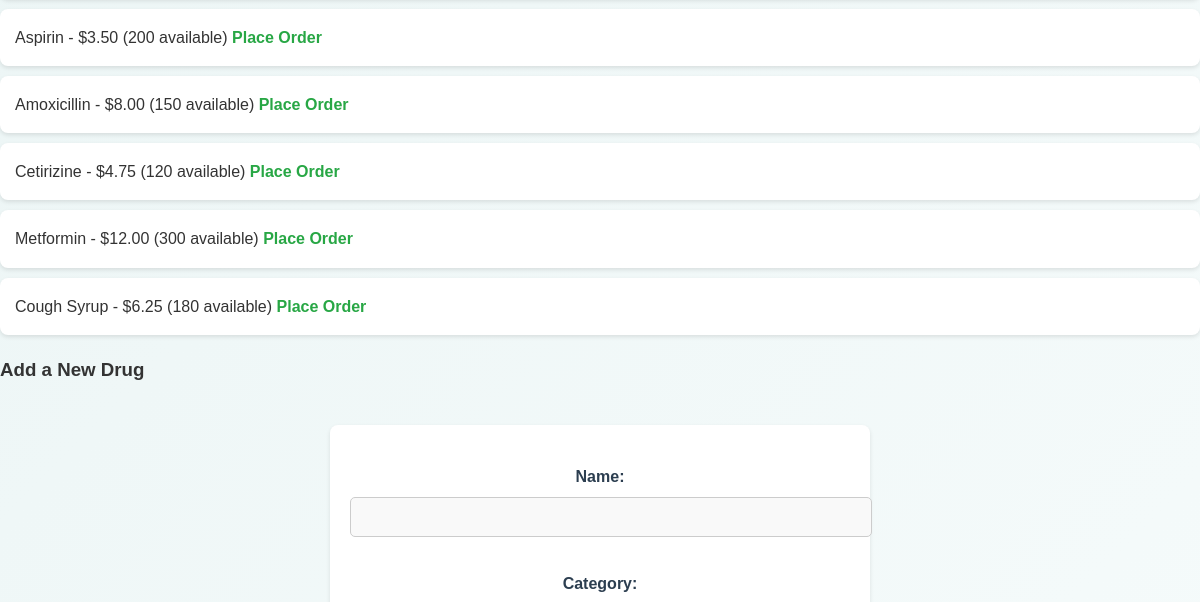
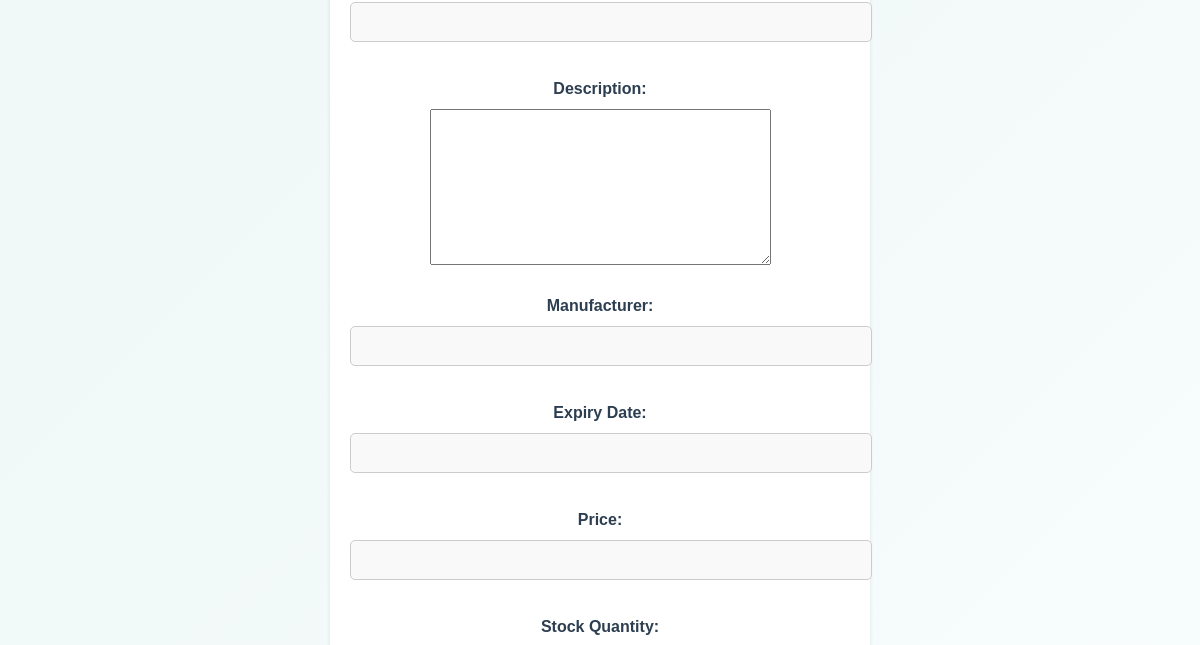
The app's page /drugs/ (middle part), older data (2 pictures, top to bottom).
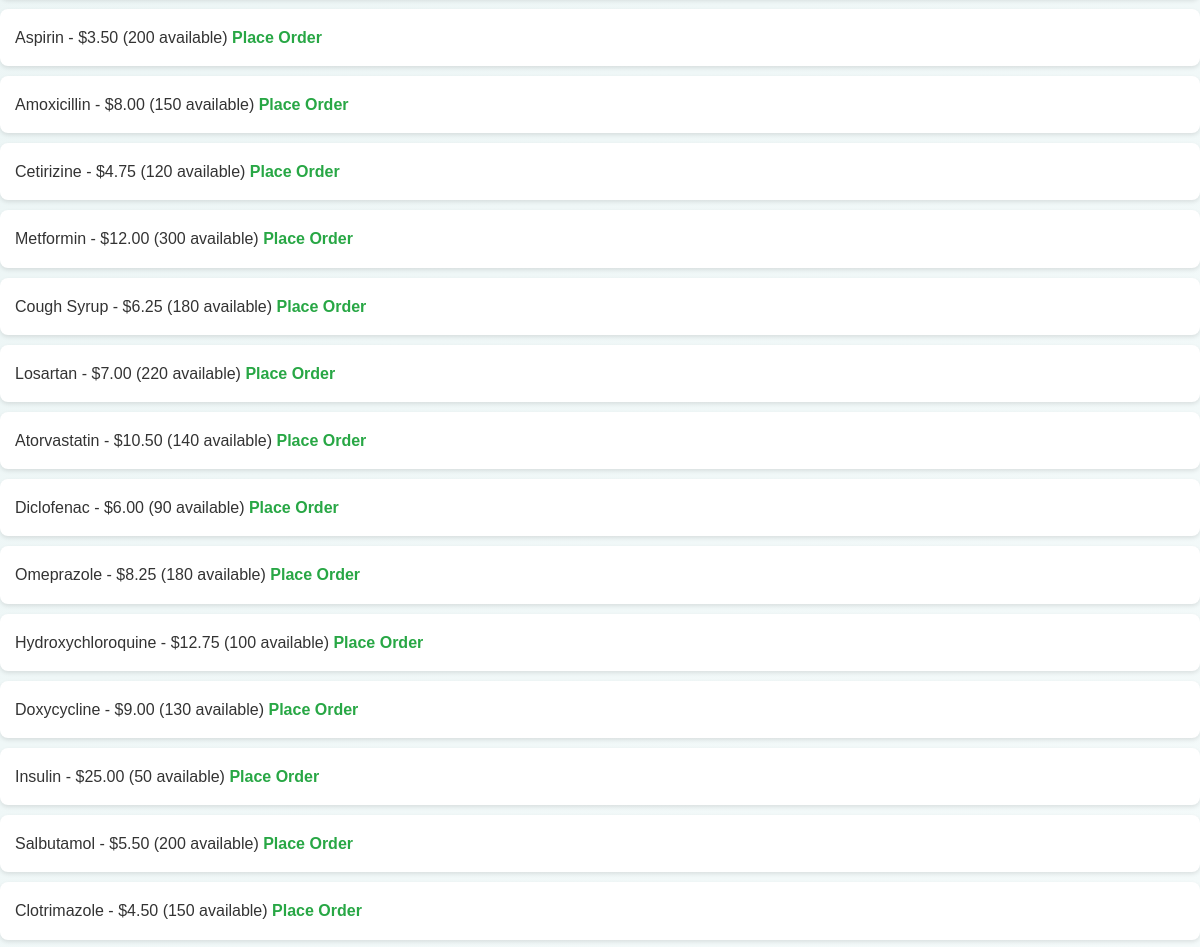
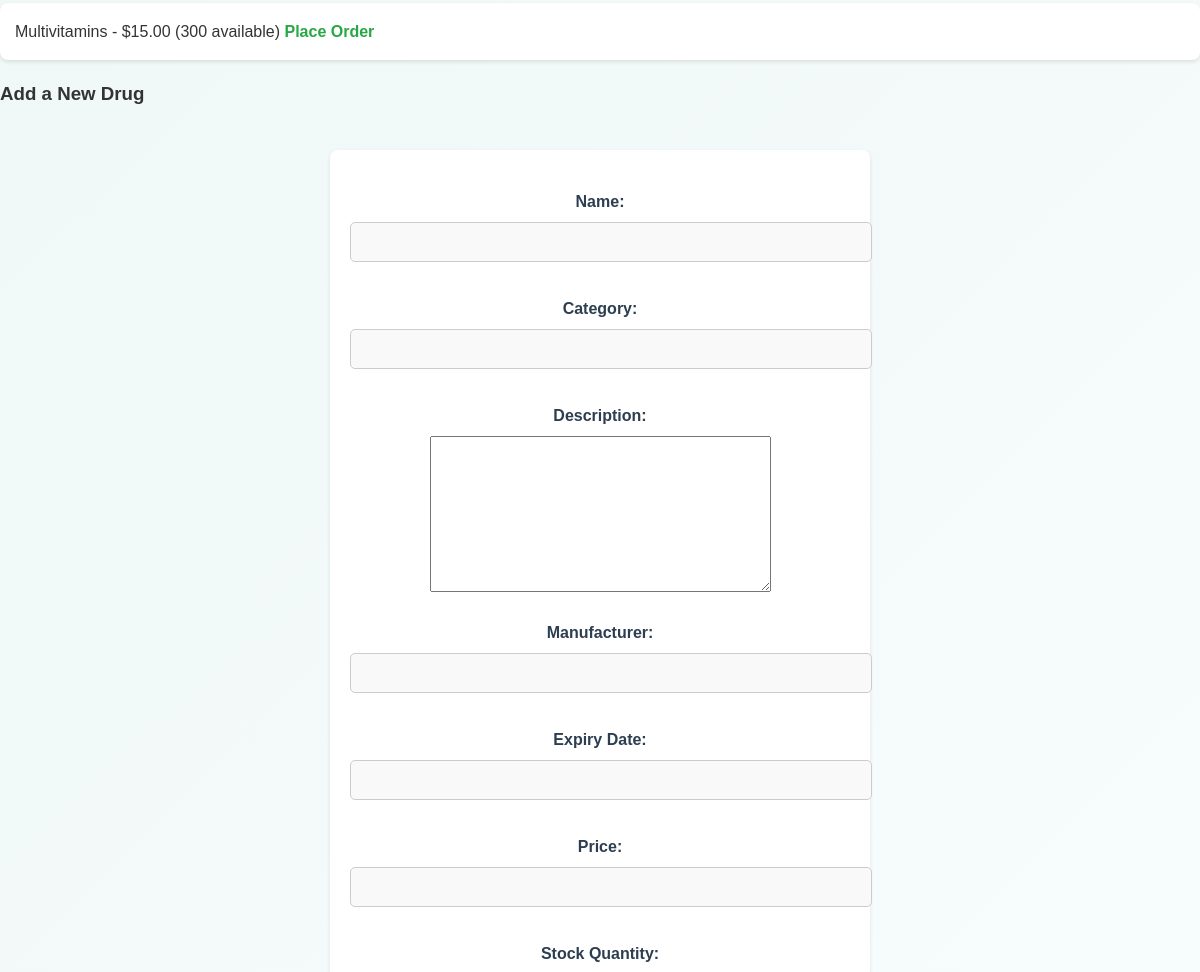
The same page, newer data (2 pictures, top to bottom).
### drugs/models.py (models this page shows, shortened)
class Drug(models.Model):
    name = models.CharField(max_length=200, unique=True)
    category = models.CharField(max_length=100)
    description = models.TextField(blank=True, null=True)
    manufacturer = models.CharField(max_length=200)
    expiry_date = models.DateField(null=True, blank=True)  # Allow NULL for expiry_date
    price = models.DecimalField(max_digits=10, decimal_places=2)
    stock_quantity = models.PositiveIntegerField(default=0)
    minimum_stock = models.PositiveIntegerField(default=10)
    created_at = models.DateTimeField(auto_now_add=True)
    updated_at = models.DateTimeField(auto_now=True)

### drugs/views.py (the view)
# urls.py: path('', views.drug_list, name='drug_list'),
def drug_list(request):
    if request.method == 'POST':
        form = DrugForm(request.POST, request.FILES)  # Handle the form submission (including file uploads)
        if form.is_valid():
            form.save()  # Save the new drug
            return redirect('drugs:drug_list')  # Redirect to the same page after successful submission
    else:
        form = DrugForm()  # Display an empty form when the page is loaded
    drugs = Drug.objects.all()
    return render(request, 'drugs/drug_list.html', {'drugs': drugs, 'form': form})

### drugs/forms.py
class DrugForm(forms.ModelForm):
    class Meta:
        model = Drug
        fields = ['name', 'category', 'description', 'manufacturer', 'expiry_date', 'price', 'stock_quantity', 'minimum_stock']

### drugs/templates/drugs/drug_list.html (shortened to what this page needs)
{% extends 'base.html' %}
{% load static %}
{% block content %}
  {% if drugs %}
    <ul>
      {% for drug in drugs %}
        <li>
          {{ drug.name }} - ${{ drug.price }} ({{ drug.stock_quantity }} available)
          <a href="{% url 'orders:place_order_with_drug' drug.id %}">Place Order</a>
        </li>
      {% endfor %}
    </ul>
  {% else %}
    <p>No drugs available.</p>
  {% endif %}
  <h3>Add a New Drug</h3>
  <form method="POST" enctype="multipart/form-data">
    {{ form.as_p }}
  </form>
{% endblock %}
{% block extra_css %}
  <link rel="stylesheet" href="{% static 'css/drugs.css' %}">
{% endblock %}

### templates/base.html (shortened to what this page needs)
<!DOCTYPE html>
<html lang="en">
<head>
  {% load static %}
  <link rel="stylesheet" href="{% static 'css/styles.css' %}">
  {% block extra_css %}{% endblock %}
</head>
<body>
  <main>
    {% block content %}
    {% endblock %}
  </main>
</body>
</html>

### static/css/styles.css (style rules this page uses)
body { font-family: 'Segoe UI', Tahoma, Geneva, Verdana, sans-serif; margin: 0; padding: 0; background: linear-gradient(135deg, #eaf4f4, #f9fdfd); color: #333; line-height: 1.7; }
p { text-align: center; margin: 15px 0; color: #555; font-size: 1.1em; line-height: 1.5; }
a { color: #28a745; text-decoration: none; font-weight: bold; transition: color 0.3s ease; }
form { margin-top: 25px; }
form label { font-weight: bold; margin-bottom: 8px; display: block; text-transform: capitalize; }

### static/css/drugs.css (style rules this page uses)
body { font-family: Arial, sans-serif; background-color: #f4f4f4; color: #333; margin: 0; padding: 0; }
ul { list-style-type: none; padding: 0; margin-top: 20px; }
li { background-color: #fff; padding: 15px; margin: 10px 0; border-radius: 8px; box-shadow: 0 2px 4px rgba(0, 0, 0, 0.1); }
form { background-color: #fff; padding: 20px; margin-top: 40px; border-radius: 8px; box-shadow: 0 2px 4px rgba(0, 0, 0, 0.1); max-width: 500px; margin-left: auto; margin-right: auto; }
form label { display: block; margin-bottom: 8px; font-size: 1rem; color: #2c3e50; }
form input, form select, form button { width: 100%; padding: 10px; margin-bottom: 15px; border-radius: 5px; border: 1px solid #ccc; font-size: 1rem; }
form input[type="text"], form input[type="number"], form input[type="file"] { background-color: #f9f9f9; }
p { text-align: center; font-size: 1.2rem; color: #e74c3c; margin-top: 20px; }

Row changes from the older to the newer data that the page shows:
added Drug: name "Losartan", price "7.00", stock_quantity "220"
added Drug: name "Atorvastatin", price "10.50", stock_quantity "140"
added Drug: name "Diclofenac", price "6.00", stock_quantity "90"
added Drug: name "Omeprazole", price "8.25", stock_quantity "180"
added Drug: name "Hydroxychloroquine", price "12.75", stock_quantity "100"
added Drug: name "Doxycycline", price "9.00", stock_quantity "130"
added Drug: name "Insulin", price "25.00", stock_quantity "50"
added Drug: name "Salbutamol", price "5.50", stock_quantity "200"
added Drug: name "Clotrimazole", price "4.50", stock_quantity "150"
added Drug: name "Multivitamins", price "15.00", stock_quantity "300"
